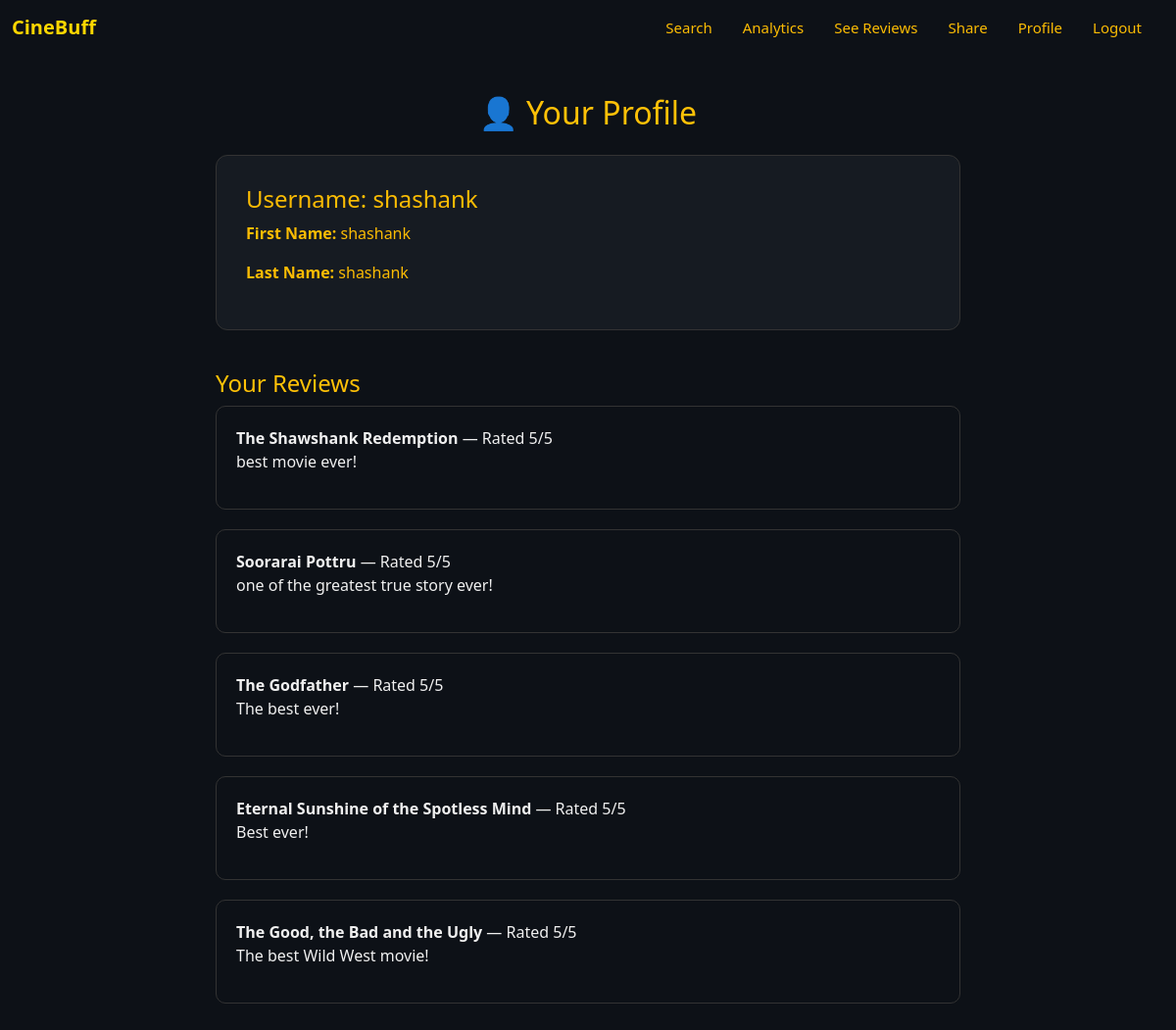
Screenshot of /users/profile (signed in) with the database file from the repository.
### app/models.py (models this page shows, shortened)
class Member(db.Model):
    __tablename__ = 'member'
    username = db.Column(db.String, primary_key=True)
    firstName = db.Column(db.String, nullable=False)
    lastName = db.Column(db.String, nullable=False)
    email = db.Column(db.String, nullable=False, unique=True)
    hashPwd = db.Column(db.String, nullable=False)
    reviews = db.relationship('Review', backref='member', lazy=True)
    roles = db.relationship('UserRole', backref='member', lazy=True)

class Review(db.Model):
    __tablename__ = 'review'
    id = db.Column(db.Integer, primary_key=True, autoincrement=True)
    movie_id = db.Column(db.String, db.ForeignKey('movie.tconst'), nullable=False)
    username = db.Column(db.String, db.ForeignKey('member.username'), nullable=False)
    rating = db.Column(db.Integer, nullable=False)
    content = db.Column(db.Text, nullable=True)
    movie = db.relationship('Movie')

class Movie(db.Model):
    __tablename__ = 'movie'
    tconst = db.Column(db.Text, primary_key=True)
    primaryTitle = db.Column(db.Text)
    originalTitle = db.Column(db.Text)
    Poster_Link = db.Column(db.Text)
    startYear = db.Column(db.Integer)
    genres = db.Column(db.Text)
    Certificate = db.Column(db.Text)
    runtimeMinutes = db.Column(db.Integer)
    Director = db.Column(db.Text)
    Star1 = db.Column(db.Text)
    Star2 = db.Column(db.Text)
    Star3 = db.Column(db.Text)
    Star4 = db.Column(db.Text)

### app/users/routes.py (the view)
@users.route('/profile')
def profile():
    if 'username' not in session:
        return redirect(url_for('users.login'))
    user = Member.query.get(session['username'])
    reviews = Review.query.filter_by(username=user.username).all()
    return render_template('profile.html', user=user, reviews=reviews)

### app/templates/profile.html (shortened to what this page needs)
{% extends "base.html" %}
{% block content %}
<div class="profile-container">
  <h2 class="text-warning text-center mb-4">👤 Your Profile</h2>
  <div class="profile-card">
    <h4>Username: {{ user.username }}</h4>
    <p><strong>First Name:</strong> {{ user.firstName }}</p>
    <p><strong>Last Name:</strong> {{ user.lastName }}</p>
  </div>
  <h4 class="text-warning">Your Reviews</h4>
  {% if reviews %}
    {% for r in reviews %}
    <div class="profile-reviews">
      <strong>{{ r.movie.primaryTitle }}</strong> — Rated {{ r.rating }}/5
      <p>{{ r.content }}</p>
    </div>
    {% endfor %}
  {% else %}
    <p class="text-muted">You haven’t reviewed any movies yet.</p>
  {% endif %}
</div>
{% endblock %}

### app/templates/base.html (shortened to what this page needs)
<!DOCTYPE html>
<html lang="en">
<head>
  <link href="https://cdn.jsdelivr.net/npm/bootstrap@5.3.2/dist/css/bootstrap.min.css" rel="stylesheet">
  <link rel="stylesheet" href="{{ url_for('static', filename='styles.css') }}">
  <link rel="stylesheet" href="https://cdnjs.cloudflare.com/ajax/libs/font-awesome/6.4.0/css/all.min.css">
</head>
<body>
  <nav class="navbar navbar-expand-lg navbar-dark bg-dark">
    <div class="container-fluid">
      <a class="navbar-brand" href="{{ url_for('main.home') }}">CineBuff</a>
      <div class="collapse navbar-collapse" id="navbarNav">
        <ul class="navbar-nav ms-auto mb-2 mb-lg-0">
          {% if session.get('username') %}
            <li class="nav-item"><a class="nav-link" href="{{ url_for('movies.search') }}">Search</a></li>
            <li class="nav-item"><a class="nav-link" href="{{ url_for('movies.visualize') }}">Analytics</a></li>
            <li class="nav-item"><a class="nav-link" href="{{ url_for('movies.see_reviews') }}">See Reviews</a></li>
            <li class="nav-item"><a class="nav-link" href="{{ url_for('movies.share_reviews') }}">Share</a></li>
            <li class="nav-item"><a class="nav-link" href="{{ url_for('users.profile') }}">Profile</a></li>
            <li class="nav-item"><a class="nav-link" href="{{ url_for('users.logout') }}">Logout</a></li>
          {% else %}
            <li class="nav-item"><a class="nav-link" href="{{ url_for('users.login') }}">Login</a></li>
            <li class="nav-item"><a class="nav-link" href="{{ url_for('users.register') }}">Register</a></li>
          {% endif %}
        </ul>
      </div>
    </div>
  </nav>
  {% block content %}{% endblock %}
</body>
</html>

### app/static/styles.css (style rules this page uses)
body { font-family: 'Poppins', 'Segoe UI', sans-serif; background-color: #0d1117; color: #f0f0f0; margin: 0; padding: 0; }
nav { background-color: #0d1117 !important; }
.navbar-brand { color: #ffd700 !important; font-weight: bold; font-size: 20px; }
.nav-link { color: #ffd700 !important; font-size: 15px; margin-right: 15px; }
a { color: #00b7ff; text-decoration: none; }
h1, h2 { text-align: center; margin-bottom: 20px; color: #ffd700; }
.profile-container { padding: 40px 20px; max-width: 800px; margin: auto; color: #f0f0f0; }
.profile-card { background-color: #161b22; padding: 30px; border: 1px solid #333; border-radius: 12px; margin-bottom: 40px; }
.profile-card h4, .profile-card p, .profile-card strong { color: #fbbc04; }
.profile-reviews { background-color: #0d1117; border: 1px solid #333; border-radius: 10px; padding: 20px; margin-bottom: 20px; color: #f0f0f0; }

### app/templates/base.html (style rules this page uses)
html, body { margin: 0; padding: 0; background-color: #0d1117 !important; color: white; height: 100%; }
.navbar { background-color: #0d1117 !important; }
.nav-link { color: #fbbc04 !important; }

### rows the page displays
Member: username "shashank", firstName "shashank", lastName "shashank"
Review: movie.primaryTitle "The Shawshank Redemption", rating "5", content "best movie ever!"
Review: movie.primaryTitle "Soorarai Pottru", rating "5", content "one of the greatest true story ever!"
Review: movie.primaryTitle "The Godfather", rating "5", content "The best ever!"
Review: movie.primaryTitle "Eternal Sunshine of the Spotless Mind", rating "5", content "Best ever!"
Review: movie.primaryTitle "The Good, the Bad and the Ugly", rating "5", content "The best Wild West movie!"
